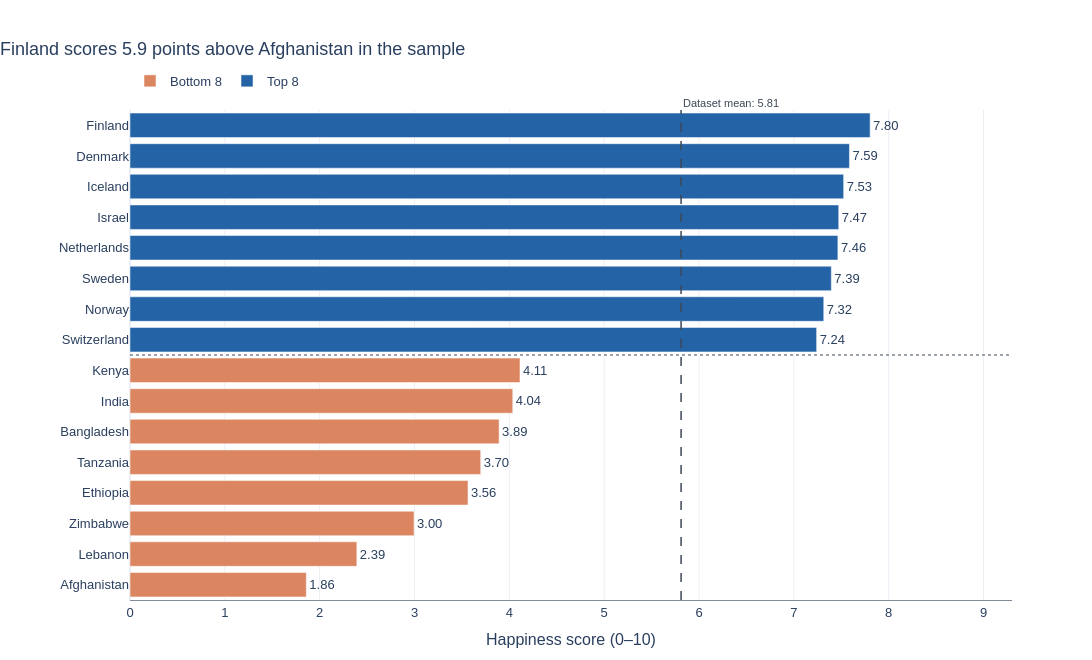

The code cell stored with this chart in its notebook:
### Markdown cell above
---
## Task 2 — Bottom vs. Top: A Contrast Story

**What to build:** A bar chart that highlights the **gap between the happiest and least happy countries**, focusing on a specific insight.

**Requirements:**
- Show the **top 8 AND bottom 8 countries** together (16 bars total)
- Use **colour** to distinguish the two groups (not Plotly's default rainbow)
- Add a **visual separator or annotation** that emphasises the gap
- Insight title that tells the story of the gap

**Hint:** Use `pd.concat([df.nlargest(8,'Happiness_Score'), df.nsmallest(8,'Happiness_Score')])` to get both groups.

**Stretch goal:** Add a vertical reference line showing the global average.

### Code cell
# Task 2: Compare the eight highest and eight lowest country scores.
top8 = df.nlargest(8, 'Happiness_Score').copy()
top8['Group'] = 'Top 8'
bottom8 = df.nsmallest(8, 'Happiness_Score').copy()
bottom8['Group'] = 'Bottom 8'

combined = pd.concat([bottom8, top8], ignore_index=True).sort_values('Happiness_Score')
global_avg = df['Happiness_Score'].mean()  # Mean of the supplied 63-country sample.
gap = top8['Happiness_Score'].max() - bottom8['Happiness_Score'].min()
highest = top8.iloc[0]['Country']
lowest = bottom8.iloc[0]['Country']

fig2 = px.bar(
    combined, x='Happiness_Score', y='Country', orientation='h',
    color='Group',
    color_discrete_map={'Top 8': '#2463A6', 'Bottom 8': '#DB8661'},
    text=combined['Happiness_Score'].map(lambda v: f'{v:.2f}'),
    title=f'{highest} scores {gap:.1f} points above {lowest} in the sample',
    labels={'Happiness_Score': 'Happiness score (0–10)', 'Country': ''},
    hover_data={'Region': True, 'Group': False, 'Happiness_Score': ':.3f'},
    template='plotly_white', height=660
)
fig2.update_traces(textposition='outside', cliponaxis=False)
fig2.update_xaxes(range=[0, 9.3], dtick=1, showline=True, linewidth=1,
                  linecolor='#808A99', gridcolor='#EBEFF4', zeroline=True)
fig2.update_yaxes(title=None, showgrid=False)
# Separate top and bottom groups, and show the dataset-wide reference mean.
fig2.add_hline(y=7.5, line_color='#7D8793', line_width=1.5, line_dash='dot')
fig2.add_vline(x=global_avg, line_color='#3D4856', line_dash='dash', line_width=1.5,
               annotation_text=f'Dataset mean: {global_avg:.2f}',
               annotation_position='top right',
               annotation_y=1.03, annotation_yref='paper',
               annotation_font=dict(size=11, color='#3D4856'))
fig2.update_layout(font=dict(family='Arial', size=13), title_x=0,
                   legend=dict(title=None, orientation='h', y=1.09, x=0),
                   margin=dict(l=130, r=80, t=110, b=60),
                   paper_bgcolor='white', plot_bgcolor='white')
fig2.update_layout(width=1100)
fig2.show()

print(f'{len(top8) + len(bottom8)} countries shown; '
      f'{highest} = {top8["Happiness_Score"].max():.3f}, '
      f'{lowest} = {bottom8["Happiness_Score"].min():.3f}, '
      f'gap = {gap:.3f}, dataset mean = {global_avg:.3f}.')

### Figure 1 — Plotly figure (JSON) as saved in the notebook; plotly's stock layout.template omitted (floating-point values rounded to 4 significant figures)
{"data": [{"cliponaxis": false, "customdata": [["South Asia", "Bottom 8"], ["Middle East and North Africa", "Bottom 8"], ["Sub-Saharan Africa", "Bottom 8"], ["Sub-Saharan Africa", "Bottom 8"], ["Sub-Saharan Africa", "Bottom 8"], ["South Asia", "Bottom 8"], ["South Asia", "Bottom 8"], ["Sub-Saharan Africa", "Bottom 8"]], "hovertemplate": "Happiness score (0–10)=%{x:.3f}<br>=%{y}<br>text=%{text}<br>Region=%{customdata[0]}<extra></extra>", "legendgroup": "Bottom 8", "marker": {"color": "#DB8661", "pattern": {"shape": ""}}, "name": "Bottom 8", "orientation": "h", "showlegend": true, "text": ["1.86", "2.39", "3.00", "3.56", "3.70", "3.89", "4.04", "4.11"], "textposition": "outside", "type": "bar", "x": [1.859, 2.392, 2.995, 3.564, 3.698, 3.892, 4.036, 4.112], "xaxis": "x", "y": ["Afghanistan", "Lebanon", "Zimbabwe", "Ethiopia", "Tanzania", "Bangladesh", "India", "Kenya"], "yaxis": "y"}, {"cliponaxis": false, "customdata": [["Western Europe", "Top 8"], ["Western Europe", "Top 8"], ["Western Europe", "Top 8"], ["Western Europe", "Top 8"], ["Middle East and North Africa", "Top 8"], ["Western Europe", "Top 8"], ["Western Europe", "Top 8"], ["Western Europe", "Top 8"]], "hovertemplate": "Happiness score (0–10)=%{x:.3f}<br>=%{y}<br>text=%{text}<br>Region=%{customdata[0]}<extra></extra>", "legendgroup": "Top 8", "marker": {"color": "#2463A6", "pattern": {"shape": ""}}, "name": "Top 8", "orientation": "h", "showlegend": true, "text": ["7.24", "7.32", "7.39", "7.46", "7.47", "7.53", "7.59", "7.80"], "textposition": "outside", "type": "bar", "x": [7.24, 7.315, 7.395, 7.464, 7.473, 7.525, 7.586, 7.804], "xaxis": "x", "y": ["Switzerland", "Norway", "Sweden", "Netherlands", "Israel", "Iceland", "Denmark", "Finland"], "yaxis": "y"}], "layout": {"annotations": [{"font": {"color": "#3D4856", "size": 11}, "showarrow": false, "text": "Dataset mean: 5.81", "x": 5.811, "xanchor": "left", "xref": "x", "y": 1.03, "yanchor": "top", "yref": "y domain"}], "barmode": "relative", "font": {"family": "Arial", "size": 13}, "height": 660, "legend": {"orientation": "h", "title": {}, "tracegroupgap": 0, "x": 0, "y": 1.09}, "margin": {"b": 60, "l": 130, "r": 80, "t": 110}, "paper_bgcolor": "white", "plot_bgcolor": "white", "shapes": [{"line": {"color": "#7D8793", "dash": "dot", "width": 1.5}, "type": "line", "x0": 0, "x1": 1, "xref": "x domain", "y0": 7.5, "y1": 7.5, "yref": "y"}, {"line": {"color": "#3D4856", "dash": "dash", "width": 1.5}, "type": "line", "x0": 5.811, "x1": 5.811, "xref": "x", "y0": 0, "y1": 1, "yref": "y domain"}], "title": {"text": "Finland scores 5.9 points above Afghanistan in the sample", "x": 0}, "width": 1100, "xaxis": {"anchor": "y", "domain": [0.0, 1.0], "dtick": 1, "gridcolor": "#EBEFF4", "linecolor": "#808A99", "linewidth": 1, "range": [0, 9.3], "showline": true, "title": {"text": "Happiness score (0–10)"}, "zeroline": true}, "yaxis": {"anchor": "x", "domain": [0.0, 1.0], "showgrid": false, "title": {}}}}
